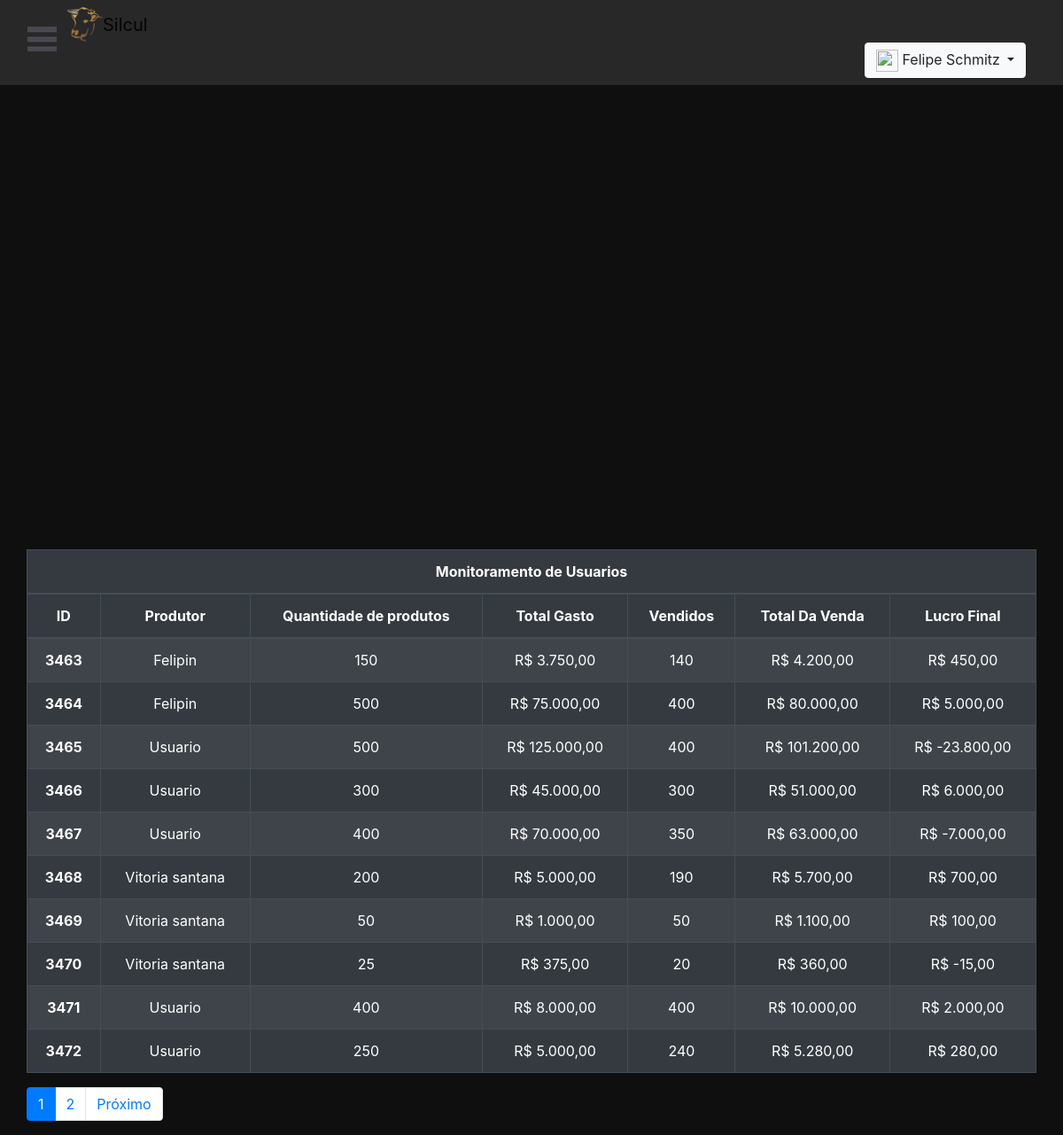
/view/Homeadm.php (signed in), run on the app's committed database.
### tables this page shows
CREATE TABLE `produtos_omega` (
  `idproduto` int(11) NOT NULL,
  `nome` varchar(222) NOT NULL,
  `Preco_producao` double NOT NULL,
  `quantidade` int(11) NOT NULL,
  `Total_gasto` double NOT NULL,
  `Preco_venda` double NOT NULL,
  `quantida_Venda` int(11) NOT NULL,
  `total_venda` double NOT NULL,
  `Total_Final` double NOT NULL,
  `produtor` varchar(222) NOT NULL,
  `idprodutor` int(11) NOT NULL
);

### view/Homeadm.php (the view, shortened to what this page needs)
<?php
require_once("../Controllers/conexao-banco.php");
require_once('cabecalho.php');
$pag = (isset($_GET['pagina']))?$_GET['pagina'] : 1;
$busca = "SELECT *FROM Produtos_omega ";
$todos = mysqli_query($conexao, "$busca");
$registros = "10";
$tr = mysqli_num_rows($todos);
$tp = ceil($tr/$registros);
$inicio = ($registros*$pag)-$registros;
$limite = mysqli_query($conexao, "$busca LIMIT $inicio, $registros");
$proximo  = $pag +1;
?>
<!DOCTYPE html>
<html lang = "pt-br">
<head>
  <link rel = "stylesheet" href = "https://stackpath.bootstrapcdn.com/bootstrap/4.4.1/css/bootstrap.min.css">
  <link rel = "stylesheet" href = "../css/stile.css">
</head>
  <body>
  <label for   = "check" id    = "icone"><img src = "../imagens/icone.png"></label>
            <nav   class = "navbar fixed-top navbar-expand-lg navbar-light"style = "background-color: #282828;">
            <label for   = "check" id                                            = "icone"><img src = "../imagens/icone.png"></label>
              <div class = "nav">
              <img src   = "../imagens/ricardo.png" width = "40" height = "40" >
              <a   class = "navbar-brand" href            = "#">Silcul</a>
            <div class = "collapse navbar-collapse" id = "navbarSupportedContent">
            <ul  class = "navbar-nav mr-auto">
                <div class = "ladonav">
                <?php
    if (isset($_SESSION["nome"])): ?>
         <div    class = "dropdown">
         <button class = "btn btn-light  dropdown-toggle" type                                              = "button" id = "dropdownMenu2" data-toggle = "dropdown" aria-haspopup = "true" aria-expanded = "false">
         <img    src   = "https://cdn.pixabay.com/photo/2017/02/25/22/04/user-icon-2098873_960_720.png" alt = "" style    = "width: 25px; height: 25px;">
                 <?= $_SESSION["nome"]; ?>
  </button>
</div>
    <?php
    endif;
    ?>
                  </div>
              </ul>
              </div>
              </div>
          </nav>
          <div class = "container">
          <div class = "row">
          <div class = "col-md-6">
         <br>
           <br>
          <br>
          <div id = "barchart_material" style = "width: 1110px; height: 500px;"></div>
          </div>
          </div>
          <br>
          <br>
          <div class = "row">
            <br>
            <br>
          <table class = "table text-center table-bordered  table-striped table-dark">
          <thead>
                <th colspan = "7" class = "text-center">Monitoramento de Usuarios </th>
              </thead>
            <thead>
                <tr >
                <th scope = "col"> ID </th>
                <th scope = "col"> Produtor </th>
                    <th scope = "col"> Quantidade de produtos </th>
                    <th scope = "col" > Total Gasto  </th>
                    <th scope = "col">Vendidos</th>
                    <th scope = "col"> Total Da Venda </th>
                    <th scope = "col"> Lucro Final </th>
                </tr>
            </thead>
            <tbody>
                <?php
                while($dados = mysqli_fetch_array($limite)){
                    $id = $dados['idproduto'];
                    $QTT = $dados['quantidade'];
                    $TGG = $dados['Total_gasto'];
                    $QVV = $dados['quantida_Venda'];
                    $TVF = $dados['total_venda'];
                    $LF  = $dados['Total_Final'];
                    $p   = $dados['produtor'];
                    $totalgas = number_format($TGG,2,",",".");
                    $totalven = number_format( $TVF,2,",",".");
                    $totalfin = number_format(  $LF,2,",",".");
                ?>
                <tr>
                    <th scope  = "row"><?= $id?></th>
                        <td><?= $p?></td>
                           <td><?= $QTT?></td>
                    <td>R$ <?= $totalgas?></td>
                           <td><?= $QVV?></td>
                    <td>R$ <?= $totalven?></td>
                    <td>R$ <?= $totalfin?></td>
                </tr>
                <?php }?>
            </tbody>
        </table>
            <ul class = "pagination">
                <?php
                for($i=1; $i<=$tp; $i++){
                    if($pag == $i ){
                        echo "<li class='page-item active'><a class='page-link' href='?pagina=$i'>$i</a></li>";
                    }else{
                        echo "<li class='page-item'><a class='page-link' href='?pagina=$i'>$i</a></li>";
                    }
                }
                ?>
                <?php
                if($pag < $tp){
                ?>
                <li   class       = "page-item">
                <a    class       = "page-link" href = "?pagina=<?=$proximo;?>" aria-label = "Próximo">
                <span aria-hidden = "true">Próximo</span>
                    </a>
                </li>
                <?php }?>
            </ul>
          </div>
          </div>
</body>
</html>

### view/cabecalho.php (shortened to what this page needs)
<!DOCTYPE html>
<html lang = "pt-br">
<head>
    <link rel     = "stylesheet" href  = "https://stackpath.bootstrapcdn.com/bootstrap/4.4.1/css/bootstrap.min.css">
<html>
<head>
   <body>

### css/stile.css (style rules this page uses)
* { margin: 0; padding: 0; }
body { background-color: #0f0f0f; }
#icone { cursor: pointer; padding: 15px; position: absolute; z-index: 1; }
nav { width: 100%; position: absolute; top: 60px; }
nav a { text-decoration: none; }
.nav { padding-left: 60px; }
.ladonav { padding-left: 900px; }

### data on the page
produtos_omega: idproduto "3463", produtor "Felipin", quantidade "150", Total_gasto "3.750,00", quantida_Venda "140", total_venda "4.200,00", Total_Final "450,00"
produtos_omega: idproduto "3464", produtor "Felipin", quantidade "500", Total_gasto "75.000,00", quantida_Venda "400", total_venda "80.000,00", Total_Final "5.000,00"
produtos_omega: idproduto "3465", produtor "Usuario", quantidade "500", Total_gasto "125.000,00", quantida_Venda "400", total_venda "101.200,00", Total_Final "-23.800,00"
produtos_omega: idproduto "3466", produtor "Usuario", quantidade "300", Total_gasto "45.000,00", quantida_Venda "300", total_venda "51.000,00", Total_Final "6.000,00"
produtos_omega: idproduto "3467", produtor "Usuario", quantidade "400", Total_gasto "70.000,00", quantida_Venda "350", total_venda "63.000,00", Total_Final "-7.000,00"
produtos_omega: idproduto "3468", produtor "Vitoria santana", quantidade "200", Total_gasto "5.000,00", quantida_Venda "190", total_venda "5.700,00", Total_Final "700,00"
produtos_omega: idproduto "3469", produtor "Vitoria santana", quantidade "50", Total_gasto "1.000,00", quantida_Venda "50", total_venda "1.100,00", Total_Final "100,00"
produtos_omega: idproduto "3470", produtor "Vitoria santana", quantidade "25", Total_gasto "375,00", quantida_Venda "20", total_venda "360,00", Total_Final "-15,00"
produtos_omega: idproduto "3471", produtor "Usuario", quantidade "400", Total_gasto "8.000,00", quantida_Venda "400", total_venda "10.000,00", Total_Final "2.000,00"
produtos_omega: idproduto "3472", produtor "Usuario", quantidade "250", Total_gasto "5.000,00", quantida_Venda "240", total_venda "5.280,00", Total_Final "280,00"

### other printed values
$_SESSION["nome"] "Felipe Schmitz"
